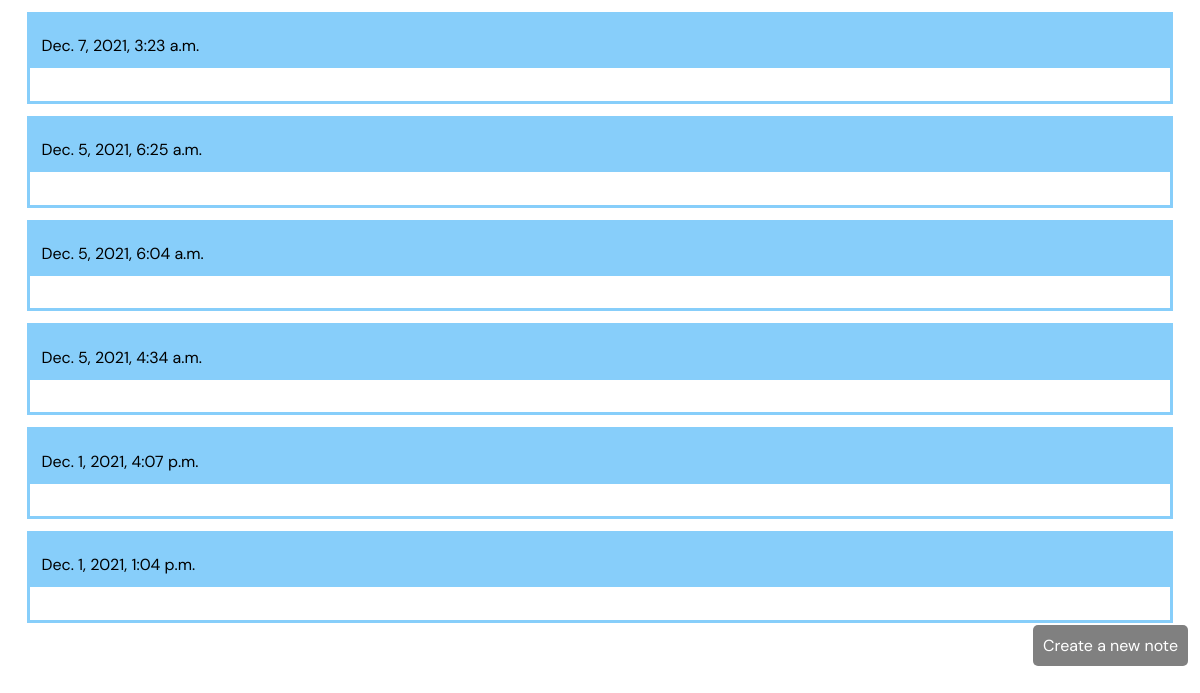
Screenshot of /notes/ (signed in) with the database file from the repository.
### app_relax/models.py (models this page shows, shortened)
class Nota(models.Model):
    user = models.ForeignKey(User, on_delete=models.CASCADE, related_name='Notas')
    timestamp = models.DateTimeField(default=timezone.now)
    content = tinymce_models.HTMLField()
    class Meta:
        ordering = ['-timestamp']

### app_relax/views.py (the view)
# urls.py: path('notes/', views.notes),
def notes(request):
    notas = Nota.objects.all()
    context = {'notes': notas}
    return render(request, 'app_relax/notes.html', context)

### app_relax/templates/app_relax/notes.html (shortened to what this page needs)
{% load static %}
<!DOCTYPE html>
<html lang="en">
<head>
    <link rel="stylesheet" href="{% static '/css/notes-style.css' %}">
</head>
<body>
    <div class="container">
        {% for nota in notes %}
        {% ifequal request.user nota.user %}
        <article>
            <div class="cabecera">
                <br>
                <p id="algo">{{ nota.timestamp}}</p>
            </div>
            <br>
        </article>
        {% endifequal %}
        {% endfor %}
    </div>
    <footer>
        <a href="/newnotes/">Create a new note</a>
    </footer>
</body>
</html>

### static/css/notes-style.css (style rules this page uses)
body, html { margin: 0; padding: 0; font-family: 'DM Sans', sans-serif; background-color: #ffffff; }
article { width: 95%; margin: 1% auto; border-style: solid; border-color: lightskyblue; }
#algo { transform: translateY(-12px); }
.cabecera { background-color: lightskyblue; }
.cabecera p { margin: 1%; }
footer { margin: 1%; text-align: right; padding-bottom: 1%; }
footer a { background: gray; padding: 10px; border-radius: 5px; text-decoration: none; color: white; }

### rows the page displays
Nota: timestamp "Dec. 7, 2021, 3:23 a.m."
Nota: timestamp "Dec. 5, 2021, 6:25 a.m."
Nota: timestamp "Dec. 5, 2021, 6:04 a.m."
Nota: timestamp "Dec. 5, 2021, 4:34 a.m."
Nota: timestamp "Dec. 1, 2021, 4:07 p.m."
Nota: timestamp "Dec. 1, 2021, 1:04 p.m."
